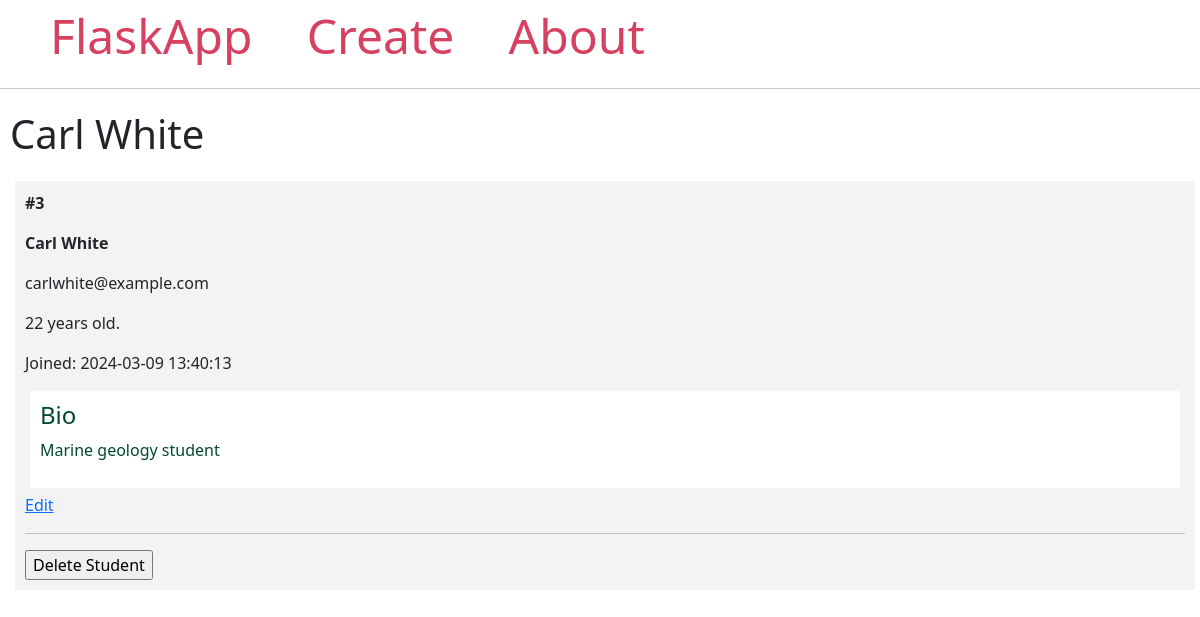
The app's page /student/3/ with its own data.
### model.py (models this page shows, shortened)
class Student(db.Model):
    id = db.Column(db.Integer, primary_key=True)
    firstname = db.Column(db.String(100), nullable=False)
    lastname = db.Column(db.String(100), nullable=False)
    email = db.Column(db.String(80), unique=True, nullable=False)
    age = db.Column(db.Integer)
    created_at = db.Column(db.DateTime(timezone=True), server_default=func.now())
    bio = db.Column(db.Text)

### app.py (the view)
@app.route('/student/<int:student_id>/')
def student(student_id):
    student = Student.query.get_or_404(student_id)
    return render_template('student.html', student=student)

### templates/student.html
{% extends 'base.html' %}
{% block content %}
    <span class="title">
        <h1>{% block title %} {{ student.firstname }} {{ student.lastname }}{% endblock %}</h1>
    </span>
    <div class="content">
            <div class="student">
                <p><b>#{{ student.id }}</b></p>
                <b>
                    <p class="name">{{ student.firstname }} {{ student.lastname }}</p>
                </b>
                <p>{{ student.email }}</p>
                <p>{{ student.age }} years old.</p>
                <p>Joined: {{ student.created_at }}</p>
                <div class="bio">
                    <h4>Bio</h4>
                    <p>{{ student.bio }}</p>
                </div>
                <a href="{{ url_for('edit_student', student_id=student.id) }}">Edit</a>
                <hr>
                <form method="POST" action="{{ url_for('delete_student', student_id=student.id) }}">
                    <input type="submit" value="Delete Student"
                        onclick="return confirm('Are you sure you want to delete this entry?')">
                </form>
            </div>
    </div>
{% endblock %}

### templates/base.html (style rules this page uses)
.title { margin: 5px; }
.content { margin: 5px; width: 100%; display: flex; flex-direction: row; flex-wrap: wrap; }
.student { flex: 20%; padding: 10px; margin: 5px; background-color: #f3f3f3; inline-size: 100%; }
.bio { padding: 10px; margin: 5px; background-color: #ffffff; color: #004835; }

### records on screen
Student: firstname "Carl", lastname "White", id "3", email "carlwhite@example.com", age "22", created_at "2024-03-09 13:40:13", bio "Marine geology student"
